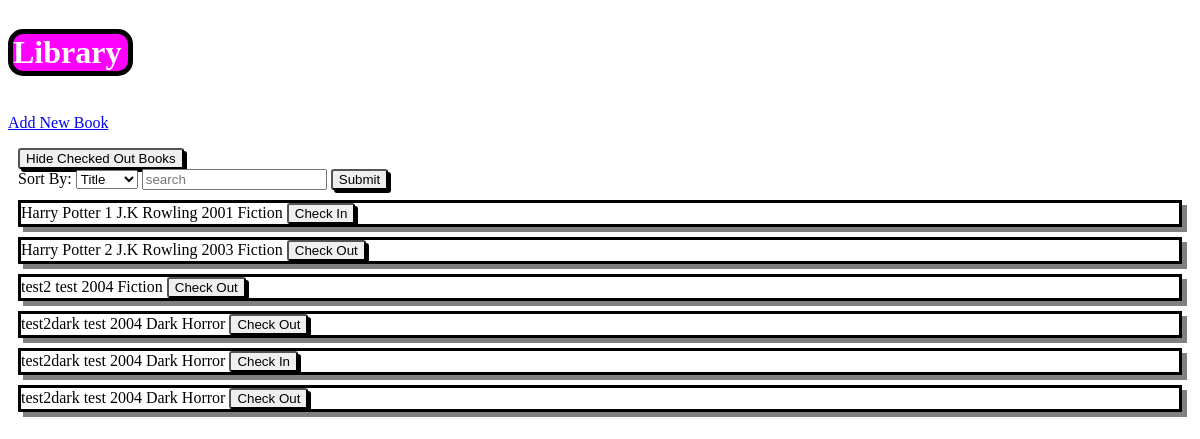
Page /getbooks/all on the earlier database version.
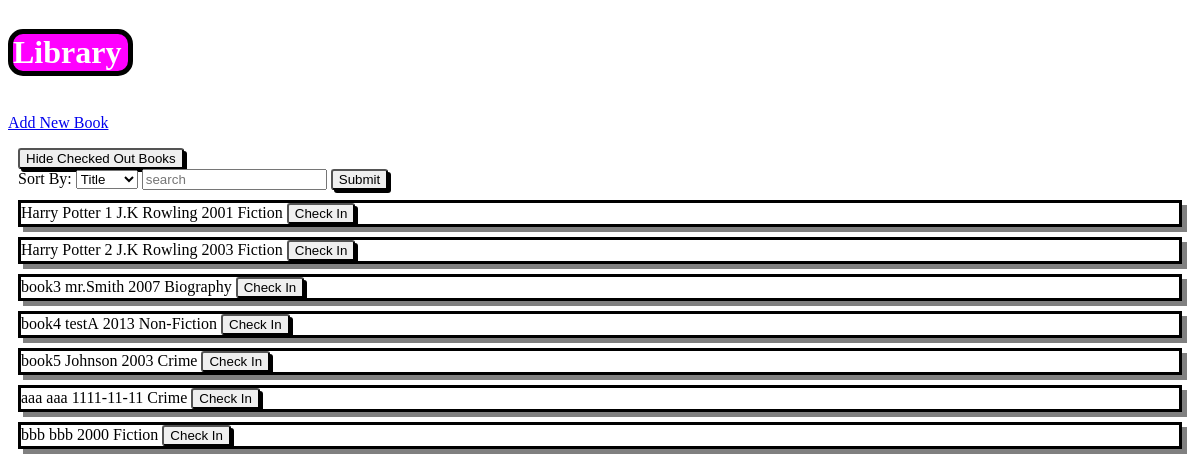
Same page on the later database version.
### tables this page shows
CREATE TABLE books ( 
book_id integer primary key autoincrement not null, 
title varchar (255), 
author varchar (255), 
year integer,
available integer,
genre_id integer,
foreign key(genre_id) references genre(id)
);

CREATE TABLE genre ( 

id integer primary key autoincrement not null, 

name varchar(55) 

);

### python/main.py (the view)
@app.route('/getbooks/all', methods=['GET','POST'])
def get_books_all():
    db = get_db()
    result = db.execute("""SELECT title, author, year, genre.name, available, book_id
                        FROM books
                        JOIN genre
                        ON genre.id = books.genre_id;""").fetchall()
    return render_template('index.html', books=result, showChecked=True)

### python/main.py (called while the page is built)
def dict_factory(cursor, row):
    d = {}
    for idx, col in enumerate(cursor.description):
        d[col[0]] = row[idx]
    return d

def get_db():
    db = getattr(g, '_database', None)
    if db is None:
        db = g._database = sqlite3.connect(DATABASE)
        db.row_factory = dict_factory
    return db

@app.teardown_appcontext
def close_connection(exception):
    db = getattr(g, '_database', None)
    if db is not None:
        db.close()

### python/templates/index.html (shortened to what this page needs)
<!DOCTYPE html>
<html lang="en">
    <head>
        <link rel="stylesheet" href="{{ url_for('static', filename='stylesheet.css')}}">
    </head>
    <body>
        <h1 id="logo">Library</h1>
        <nav>
            <p>
                <a href="/bookadd">Add New Book</a>
            </p>
        </nav>
        <div class="form-div">
            {% if showChecked %}
            <form class="checked-out-control" action="/" method="post">
                <input type="submit" value="Hide Checked Out Books">
            </form>
            {% else %}
            <form class="checked-out-control" action="/getbooks/all" method="post">
                <input type="submit" value="Show Checked Out Books">
            </form>
            {% endif %}
            <form class="filter-by" action="/getbooks/search" method="post">
                <div class="sort-by-control">
                    <label for="sort-by-drop-down">Sort By:</label>
                    <select id="sort-by-drop-down" name="filter_by">
                        <option value="title">Title</option>
                    </select>
                </div>
                <div class="search-control">
                     <input type="text" placeholder="search" name="query">
                     <input type="submit">
                </div>
            </form>
        </div>
            {% for book in books %}
                <div class="book">
                    <p>{{book.title}}</p>
                    <p>{{book.author}}</p>
                    <p>{{book.year}}</p>
                    <p>{{book.name}}</p>
                    <form action="/setavail", method="post">
                        {% if book.available == 1 %}
                        <input type="submit" value="Check Out">
                        {% else %}
                        <input type="submit" value="Check In">
                        {% endif %}
                    </form>
                </div>
            {% endfor %}
    </body>
</html>

### python/static/stylesheet.css (style rules this page uses)
* { box-sizing: border-box; }
h1 { font-size: 2em; margin: 0.67em 0; }
#logo { font-family: "Comic Sans MS", comic-sans; color: white; background-color: magenta; display: inline-block; width: 125px; border: 5px solid black; border-radius: 15px; }
.form-div { margin: 10px; }
.filter-by * { display: inline; }
.book * { display: inline; }
.book { border: 3px solid black; box-shadow: 5px 5px gray; margin: 10px; }

Differences in the rows shown:
removed books: title "test2dark", author "test", year "2004", name "Dark Horror"
removed books: title "test2dark", author "test", year "2004", name "Dark Horror"
removed books: title "test2dark", author "test", year "2004", name "Dark Horror"
changed books "Harry Potter 2": value "Check Out" → "Check In"
added books: title "book3", author "mr.Smith", year "2007", name "Biography"
added books: title "book4", author "testA", year "2013", name "Non-Fiction"
added books: title "book5", author "Johnson", year "2003", name "Crime"
added books: title "aaa", author "aaa", year "1111-11-11", name "Crime"
changed books: title "test2" → "bbb"; author "test" → "bbb"; year "2004" → "2000"; value "Check Out" → "Check In"
